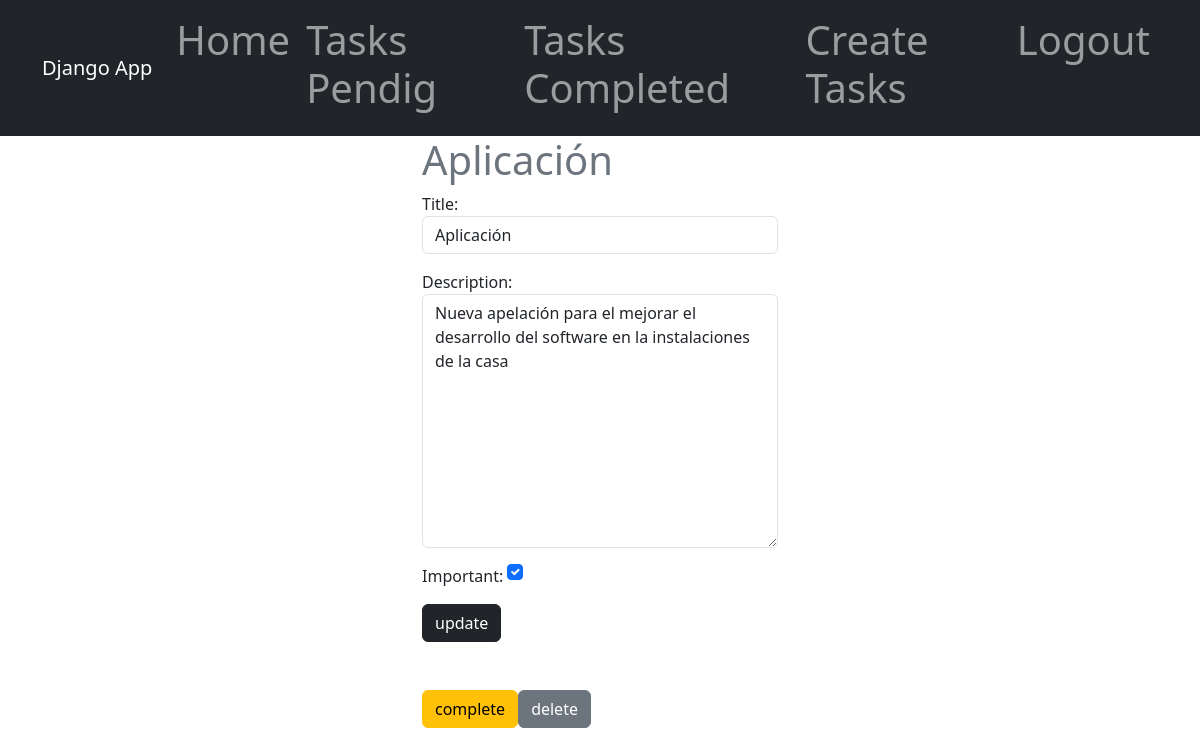
Page /tasks/3/ (signed in) on the committed database.
### tasks/models.py (models this page shows, shortened)
class Task(models.Model):
    title = models.CharField(max_length=100)
    description = models.TextField(blank=True)
    created = models.DateTimeField(auto_now_add=True)
    datecompleted = models.DateTimeField(null=True, blank=True)
    important = models.BooleanField(default=False)
    user = models.ForeignKey(User, on_delete=models.CASCADE)

### tasks/views.py (the view, shortened to what this page needs)
# urls.py: path('tasks/<int:task_id>/', views.task_detail, name='task_detail'),
@login_required
def task_detail(request, task_id):
    if request.method == 'GET':
        task = get_object_or_404(Task, pk=task_id, user=request.user)
        form = Taskform(instance=task)
        return render(request, 'task_detail.html', {'task': task, 'form': form})

### tasks/forms.py
class Taskform(forms.ModelForm):
    class Meta:
        model = Task
        fields = ['title', 'description', 'important']
        widgets = {
            'title': forms.TextInput(attrs={'class': 'form-control', 'placeholder': 'Write title'}),
            'description': forms.Textarea(attrs={'class': 'form-control', 'placeholder': 'Write a description'}),
            'important': forms.CheckboxInput(attrs={'class': 'form-check-input m-auto'})
        }

### tasks/templates/task_detail.html (shortened to what this page needs)
{% extends 'base.html' %}
{% block content %}
<main class="container">
    <div class="row">
        <div class="col-md-4 offset-md-4">
            <h1 class="text-secondary">{{task.title}}</h1>
            <form method="POST">
                {{form.as_p}}
                <button class="btn btn-dark">
                    update
                </button>
            </form>
            <div class="d-flex mt-5">
                <form action="{% url 'complete_task' task.id %}" method="POST">
                    <button class="btn btn-warning">
                        complete
                    </button>
                </form>
                <form action="{% url 'delete_task' task.id %}" method="POST">
                    <button class="btn btn-secondary">
                        delete
                    </button>
                </form>
            </div>
        </div>
    </div>
</main>
{% endblock %}

### rows in the picture
Task: title "Aplicación", description "Nueva apelación para el mejorar el desarrollo del software en la instalaciones de la casa", important "☑"
